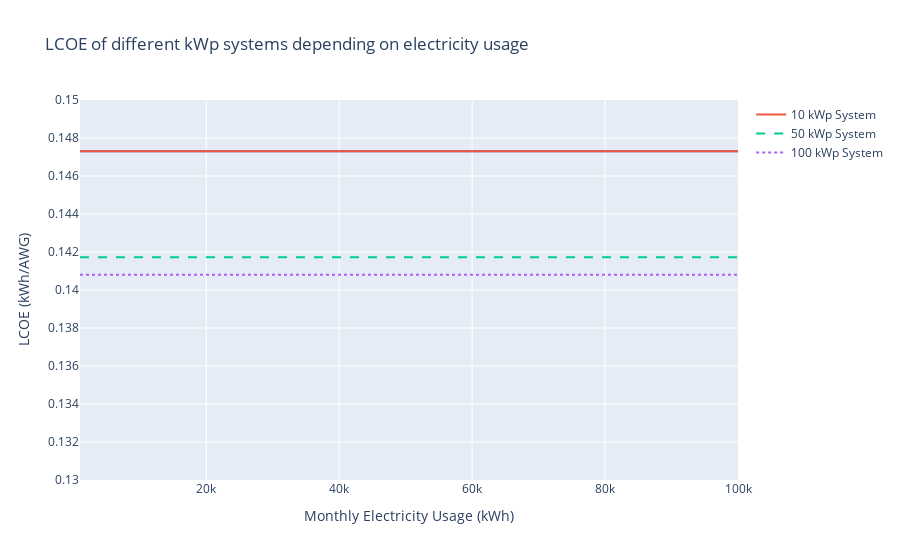

The cell this chart's notebook holds for it:
### Code cell
LCOE_graph(x_range=np.linspace(1000, 100000, 1000))

### Figure 1 — Plotly figure (JSON) as saved in the notebook; plotly's stock layout.template omitted (floating-point values rounded to 4 significant figures; data arrays with more than 128 entries replaced by an {"elided": "..."} marker saying what was removed)
{"data": [{"hovertemplate": "Monthly Electricity Usage (kWh)=%{x}<br>LCOE (kWh/AWG)=%{y}<extra></extra>", "legendgroup": "", "line": {"color": "#636efa", "dash": "solid"}, "marker": {"symbol": "circle"}, "mode": "lines", "name": "", "orientation": "v", "showlegend": false, "type": "scatter", "x": {"elided": "1000 float values"}, "xaxis": "x", "y": {"elided": "1000 float values"}, "yaxis": "y"}, {"line": {"dash": "solid"}, "mode": "lines", "name": "10 kWp System", "type": "scatter", "x": {"elided": "1000 float values"}, "y": {"elided": "1000 float values"}}, {"line": {"dash": "dash"}, "mode": "lines", "name": "50 kWp System", "type": "scatter", "x": {"elided": "1000 float values"}, "y": {"elided": "1000 float values"}}, {"line": {"dash": "dot"}, "mode": "lines", "name": "100 kWp System", "type": "scatter", "x": {"elided": "1000 float values"}, "y": {"elided": "1000 float values"}}], "layout": {"legend": {"tracegroupgap": 0}, "title": {"text": "LCOE of different kWp systems depending on electricity usage"}, "xaxis": {"anchor": "y", "domain": [0, 1], "title": {"text": "Monthly Electricity Usage (kWh)"}}, "yaxis": {"anchor": "x", "domain": [0, 1], "range": [0.13, 0.15], "title": {"text": "LCOE (kWh/AWG)"}}}}
